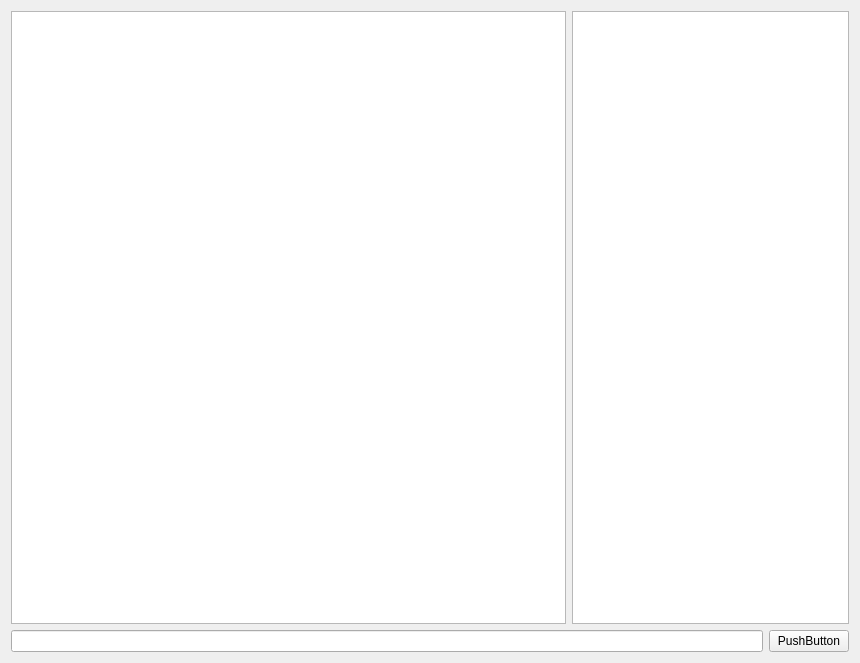
<?xml version="1.0" encoding="UTF-8"?>
<ui version="4.0">
 <class>chatwindow</class>
 <widget class="QWidget" name="chatwindow">
  <property name="geometry">
   <rect>
    <x>0</x>
    <y>0</y>
    <width>860</width>
    <height>663</height>
   </rect>
  </property>
  <property name="windowTitle">
   <string>chatwindow</string>
  </property>
  <layout class="QGridLayout" name="gridLayout">
   <item row="0" column="0">
    <layout class="QVBoxLayout" name="verticalLayout">
     <item>
      <layout class="QHBoxLayout" name="horizontalLayout_2" stretch="4,2">
       <item>
        <widget class="QTextEdit" name="textEdit"/>
       </item>
       <item>
        <widget class="QTextEdit" name="textEdit_2"/>
       </item>
      </layout>
     </item>
     <item>
      <layout class="QHBoxLayout" name="horizontalLayout">
       <item>
        <widget class="QLineEdit" name="lineEdit"/>
       </item>
       <item>
        <widget class="QPushButton" name="pushButton">
         <property name="text">
          <string>PushButton</string>
         </property>
        </widget>
       </item>
      </layout>
     </item>
    </layout>
   </item>
  </layout>
 </widget>
 <resources/>
 <connections/>
</ui>
